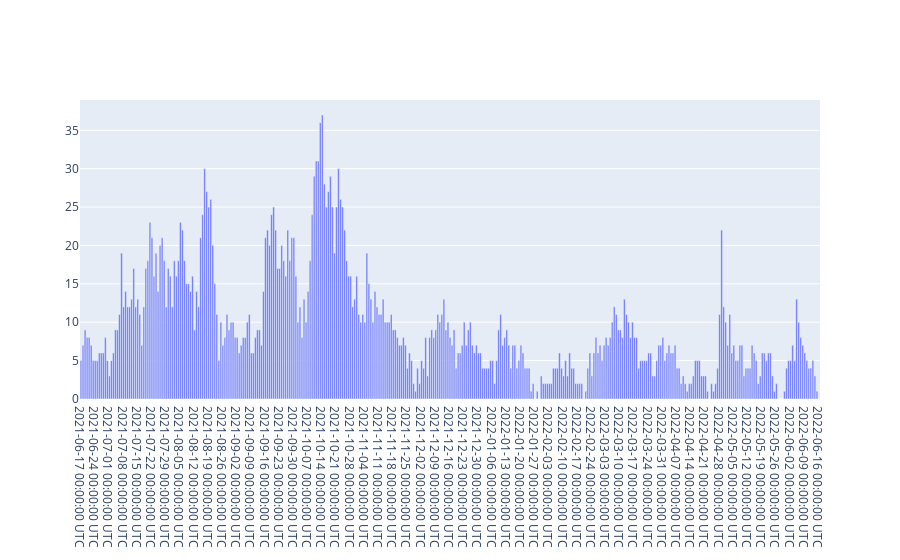
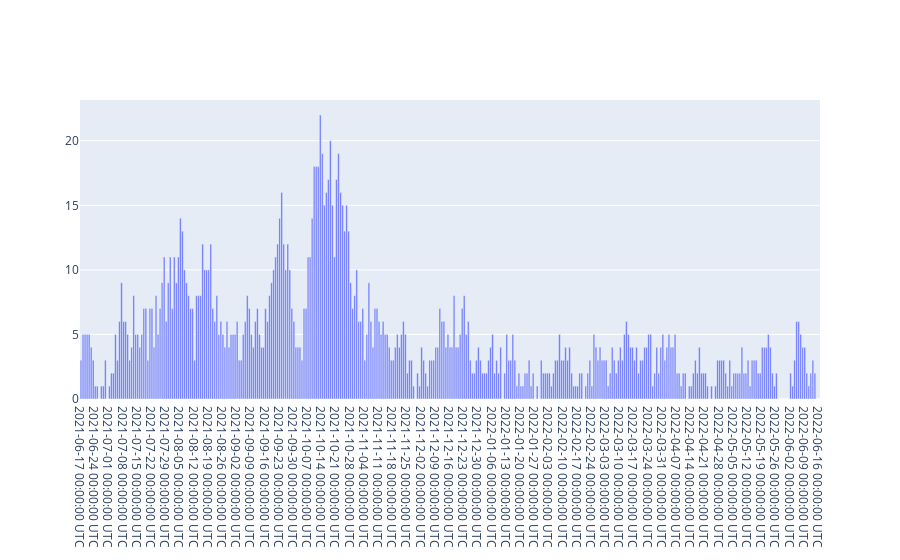

The notebook cell saved with these charts, in order:
### Code cell
import plotly.graph_objects as go

fig = go.Figure([go.Bar(x=list(dict_num_pump.keys()), y=list(dict_num_pump.values()))])
fig.show()

fig = go.Figure([go.Bar(x=list(dict_num_pump_pred.keys()), y=list(dict_num_pump_pred.values()))])
fig.show()

### Figure 1 — Plotly figure (JSON) as saved in the notebook; plotly's stock layout.template omitted (floating-point values rounded to 4 significant figures; data arrays with more than 128 entries replaced by an {"elided": "..."} marker saying what was removed)
{"data": [{"type": "bar", "x": {"elided": "365 str values"}, "y": {"elided": "365 int values"}}], "layout": {}}

### Figure 2 — Plotly figure (JSON) as saved in the notebook; plotly's stock layout.template omitted (floating-point values rounded to 4 significant figures; data arrays with more than 128 entries replaced by an {"elided": "..."} marker saying what was removed)
{"data": [{"type": "bar", "x": {"elided": "365 str values"}, "y": {"elided": "365 int values"}}], "layout": {}}
